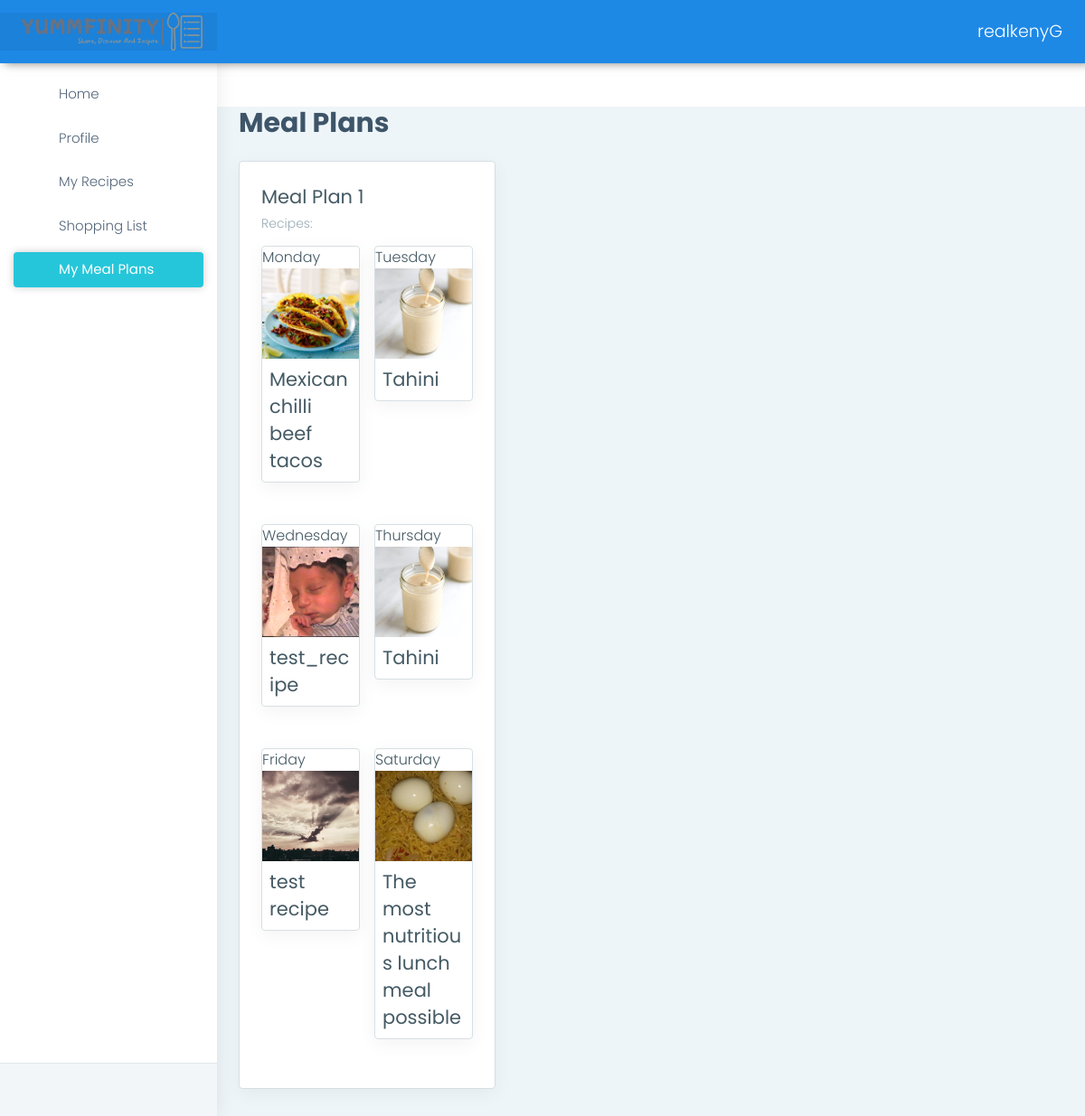
The page /my_meal_plan (signed in) on the database its author committed.
### apps/authentication/models.py (models this page shows, shortened)
class User(db.Model, UserMixin):
    id = db.Column(db.Integer, primary_key=True)
    username = db.Column(db.String(64), unique=True)
    email = db.Column(db.String(64), unique=True)
    password = db.Column(db.LargeBinary)
    recipes = db.relationship('Recipe', backref='user')
    ratings = db.relationship('Rating', backref='user')
    comments = db.relationship('Comment', backref='user')
    profile = db.relationship("UserProfile", uselist=False, back_populates="user")
    activities = db.relationship('UserActivity', back_populates='user', lazy=True)
    followers = db.relationship('Follow', foreign_keys=[Follow.followed_id], back_populates='followed', lazy='dynamic', cascade='all, delete-orphan')
    following = db.relationship('Follow', foreign_keys=[Follow.follower_id], back_populates='follower', lazy='dynamic', cascade='all, delete-orphan')
    shopping_list = db.relationship('ShoppingList', backref='user', lazy=True, cascade='all, delete-orphan')
    meal_plan = db.relationship('MealPlan', backref='user', lazy=True, cascade='all, delete-orphan')

class Recipe(db.Model):
    id = db.Column(db.Integer, primary_key=True)
    cuisine = db.Column(db.String(64))
    name = db.Column(db.String(64))
    description = db.Column(db.Text, nullable=False)
    user_id = db.Column(db.Integer, db.ForeignKey('user.id'), nullable=False)
    cooking_time = db.Column(db.Integer, nullable=False)
    cuisine = db.Column(db.String(64), nullable=False)
    image = db.Column(db.String(255), nullable=True)
    ingredients = db.relationship('Ingredient', backref='recipe', lazy=True, cascade='all, delete-orphan')
    instructions = db.relationship('Instruction', backref='recipe', lazy=True, cascade='all, delete-orphan')
    ratings = db.relationship('Rating', backref='recipe', lazy=True, cascade='all, delete-orphan')
    comments = db.relationship('Comment', backref='recipe', lazy=True, cascade='all, delete-orphan')
    activities = db.relationship('UserActivity', back_populates='recipe', lazy=True, cascade='all, delete-orphan')

### apps/home/routes.py (the view)
@blueprint.route('/my_meal_plan', methods=['GET', 'POST'])
@login_required
def my_meal_plan():
    user_id = current_user.id
    plans = MealPlan.query.filter_by(user_id=user_id)
    recipes2 = []
    for plan in plans:
        meal_ids = [plan.meal1_id, plan.meal2_id, plan.meal3_id, plan.meal4_id, plan.meal5_id, plan.meal6_id, plan.meal7_id]
        recipes = []
        for meal_id in meal_ids:
            recipe = Recipe.query.filter_by(id=meal_id).first()
            if recipe:
                recipes.append(recipe)
        recipes2.append(recipes)
    return render_template('home/my_meal_plan.html', plans=plans, recipes2=recipes2)

### apps/__init__.py (called while the page is built)
def configure_database(app):
    @app.before_first_request
    def initialize_database():
        db.create_all()
    @app.teardown_request
    def shutdown_session(exception=None):
        db.session.remove()

### apps/authentication/models.py (called while the page is built)
@login_manager.user_loader
def user_loader(id):
    return User.query.filter_by(id=id).first()

### apps/templates/home/my_meal_plan.html (shortened to what this page needs)
{% extends "layouts/base.html" %}
{% block stylesheets %}
<link href="https://cdn.jsdelivr.net/npm/bootstrap@5.3.0-alpha1/dist/css/bootstrap.min.css" rel="stylesheet">
<link href="https://cdnjs.cloudflare.com/ajax/libs/font-awesome/6.0.0-beta3/css/all.min.css" rel="stylesheet">
{% endblock stylesheets %}
{% block content %}
<div class="container mt-5">
    <h2 class="mb-4">Meal Plans</h2>
    <div class="row gy-4">
        {% for recipes in recipes2 %}
        <div class="col-md-6 col-lg-4">
            <div class="card meal-plan-card">
                <div class="card-body">
                    <h5 class="card-title">Meal Plan {{ loop.index }}</h5>
                    <h6 class="card-subtitle mb-3 text-muted">Recipes:</h6>
                    <div class="row row-cols-1 row-cols-md-2 g-3">
                        {% set weekdays = ["Monday", "Tuesday", "Wednesday", "Thursday", "Friday", "Saturday", "Sunday"] %}
                        {% for recipe in recipes %}
                        <div class="col">
                            <div class="card recipe-card">
                                <span>{{ weekdays[(loop.index - 1) % 7] }}</span>
                                {% if recipe.image %}
                                <img src="{{ url_for('static', filename='assets/images/' + recipe.image) }}" class="card-img-top" alt="{{ recipe.name }}">
                                {% endif %}
                                <div class="card-body p-2">
                                    <h6 class="card-title mb-0">{{ recipe.name }}</h6>
                                </div>
                            </div>
                        </div>
                        {% endfor %}
                    </div>
                </div>
            </div>
        </div>
        {% endfor %}
    </div>
</div>
{% endblock content %}

### apps/templates/includes/navigation.html (shortened to what this page needs)
<header class="topbar" data-navbarbg="skin6">
    <nav class="navbar top-navbar navbar-expand-md navbar-dark">
        <div class="navbar-header" data-logobg="skin6">
            <a class="navbar-brand ms-4" href="/">
                <img src="{{ config.ASSETS_ROOT }}/images/logo-no-background.png" alt="homepage" class="dark-logo" style="width: 200px; height: auto;" />
            </a>
        </div>
        <div class="navbar-collapse collapse" id="navbarSupportedContent" data-navbarbg="skin5">
            <ul class="navbar-nav">
                <li class="nav-item dropdown">
                    <a class="nav-link dropdown-toggle text-muted waves-effect waves-dark" href="#" id="navbarDropdown" role="button" data-bs-toggle="dropdown" aria-expanded="false">
                        {{ current_user.username }}
                    </a>
                </li>
            </ul>
        </div>
    </nav>
</header>

### apps/templates/home/my_meal_plan.html (style rules this page uses)
body { background-color: #f8f9fa; }
.meal-plan-card { border-radius: 10px; overflow: hidden; box-shadow: 0 0.5rem 1rem rgba(0, 0, 0, 0.15); background-color: white; }
.meal-plan-card .card-title { font-size: 1.5rem; font-weight: bold; margin-bottom: 0.5rem; }
.meal-plan-card img { height: 200px; object-fit: cover; }
.meal-plan-card .card-body { position: relative; padding: 1.5rem; }
.recipe-card { border: none; border-radius: 10px; overflow: hidden; box-shadow: 0 0.5rem 1rem rgba(0, 0, 0, 0.15); background-color: white; }
.recipe-card img { height: 100px; object-fit: cover; }

### rows shown on the page
User: username "realkenyG"
Recipe: weekdays "Monday", image (picture), name "Mexican chilli beef tacos"
Recipe: weekdays "Tuesday", image+name (picture), name "Tahini", weekdays "Thursday"
Recipe: weekdays "Wednesday", image (picture), name "test_recipe"
Recipe: weekdays "Friday", image (picture), name "test recipe"
Recipe: weekdays "Saturday", image (picture), name "The most nutritious lunch meal possible"
